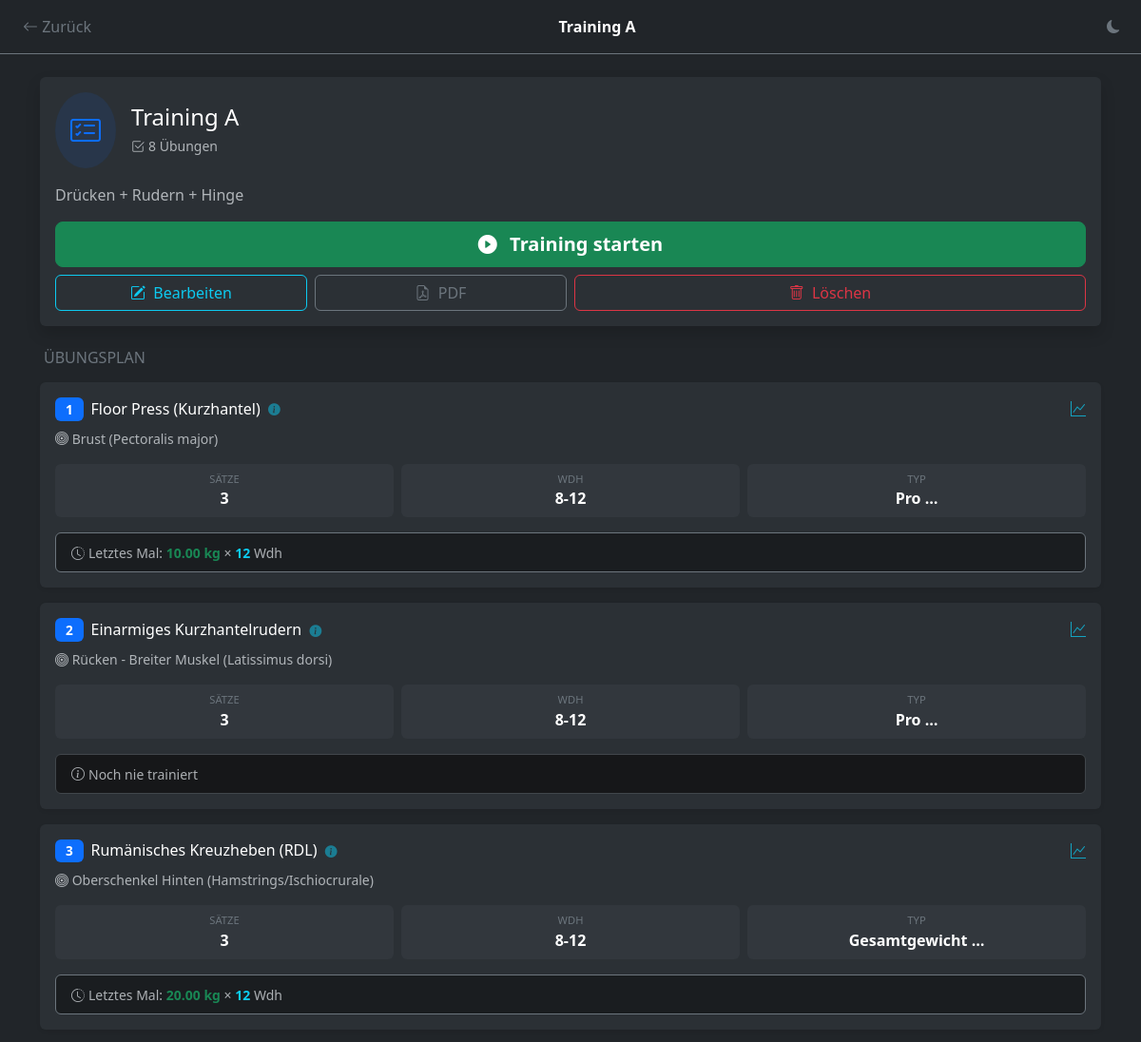
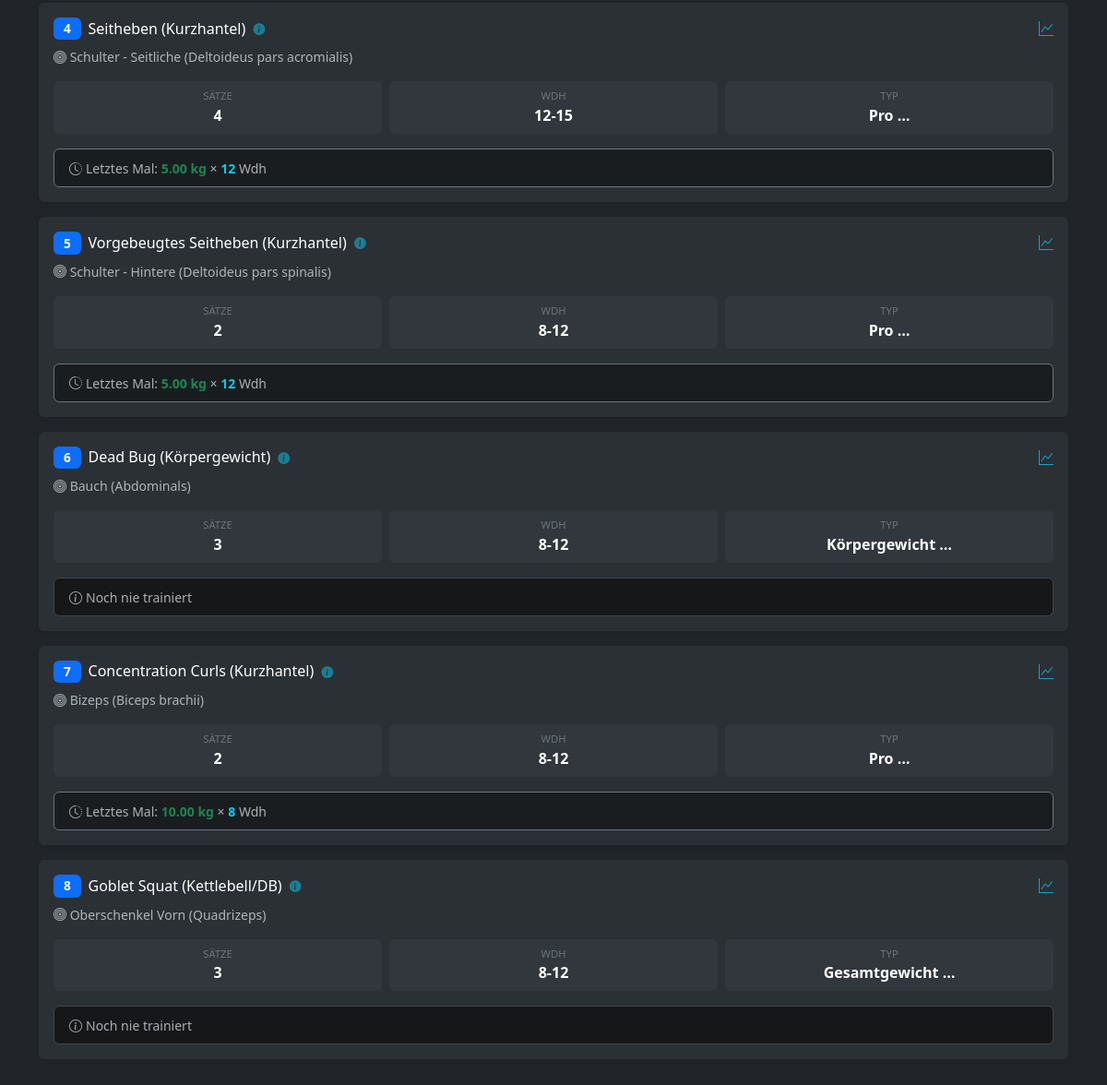
The app's page /plan/3/, older data (2 pictures, top to bottom).
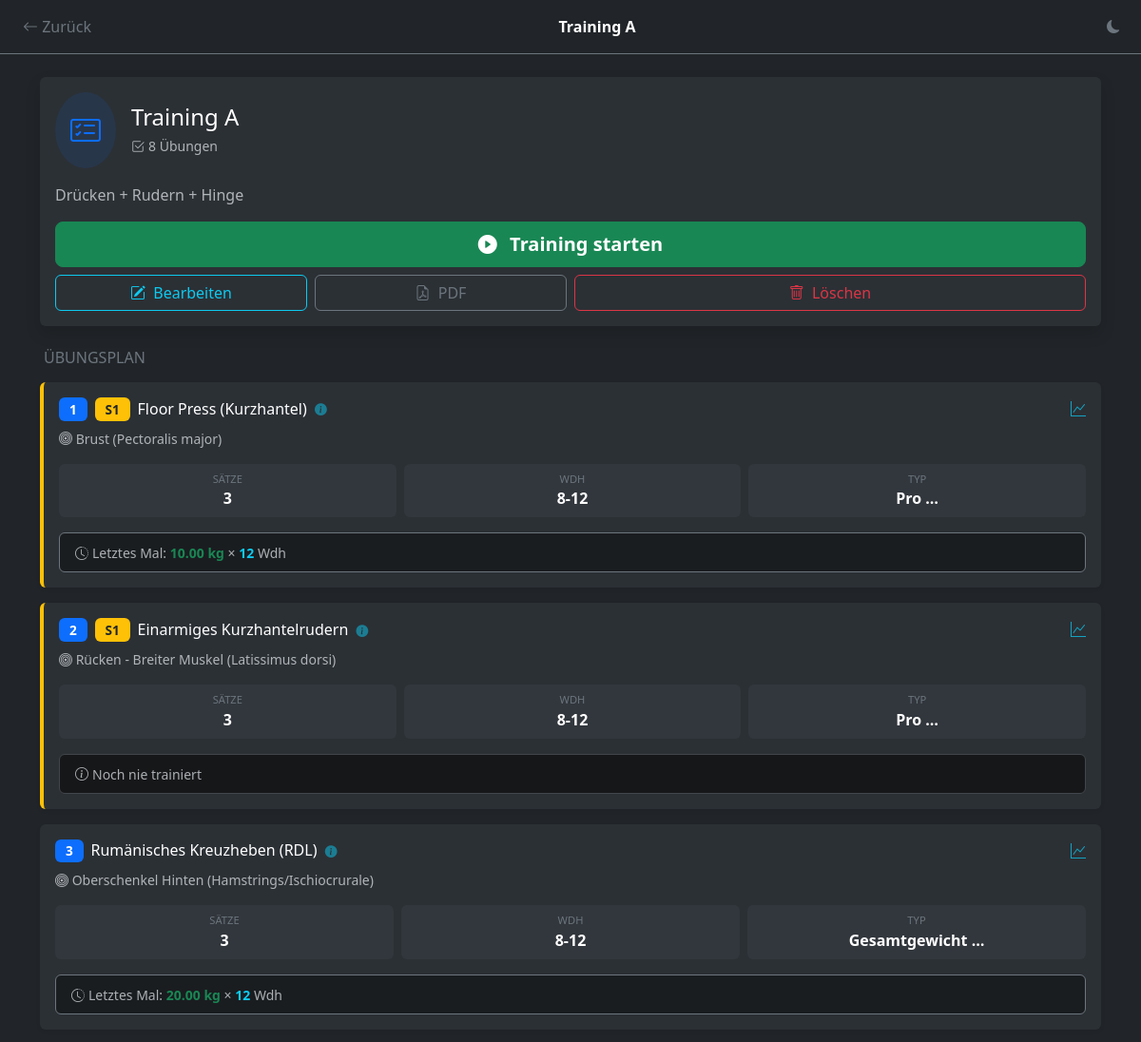
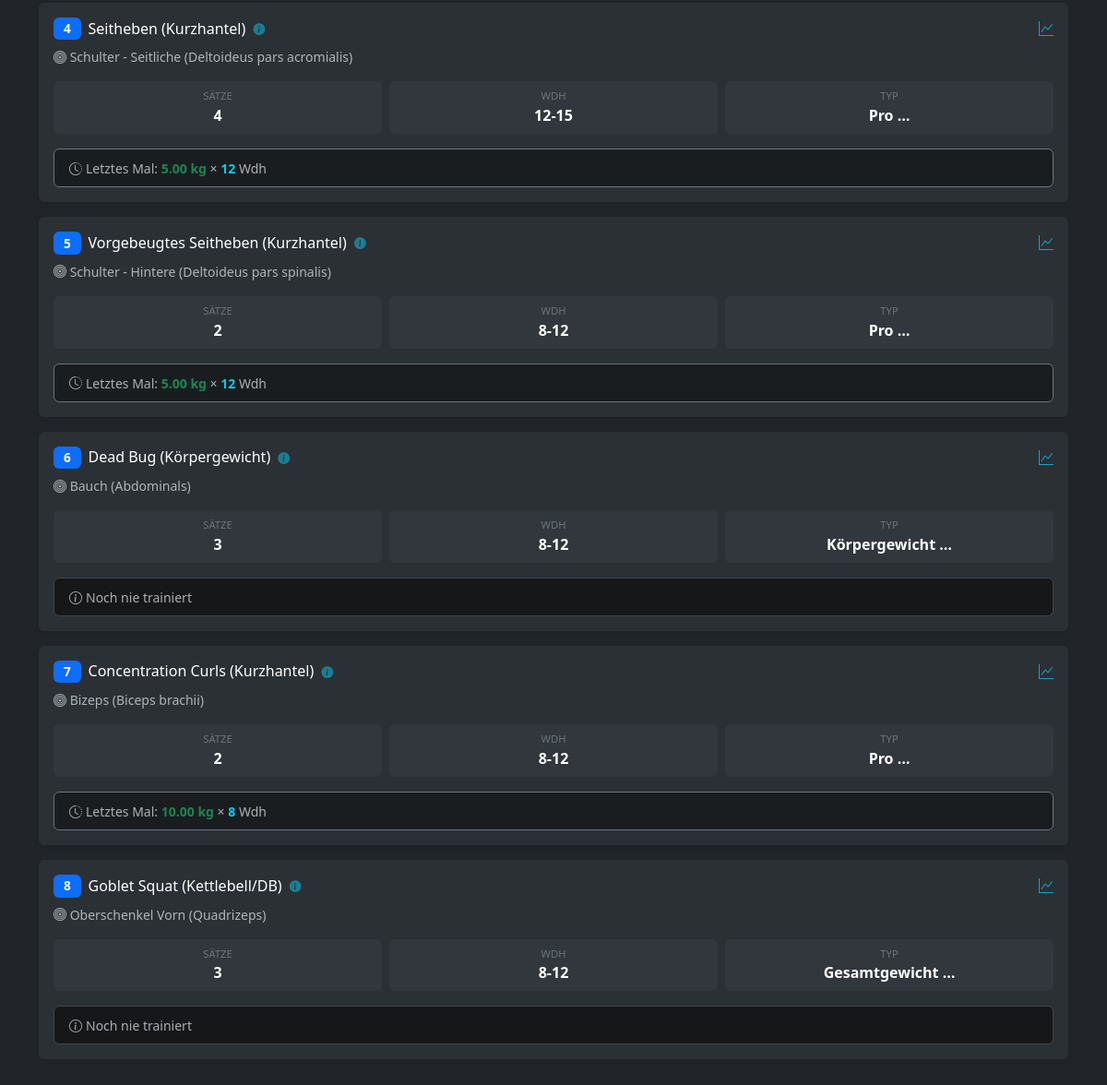
The same page, newer data (2 pictures, top to bottom).
### core/models.py (models this page shows, shortened)
class Plan(models.Model):
    user = models.ForeignKey(User, on_delete=models.CASCADE, related_name="plaene", null=True)
    name = models.CharField(max_length=100, verbose_name="Name des Plans")
    beschreibung = models.TextField(blank=True, verbose_name="Beschreibung")
    erstellt_am = models.DateTimeField(auto_now_add=True)
    class Meta:
        verbose_name = "Trainingsplan"
        verbose_name_plural = "Trainingspläne"

class PlanUebung(models.Model):
    plan = models.ForeignKey(Plan, on_delete=models.CASCADE, related_name="uebungen")
    uebung = models.ForeignKey(Uebung, on_delete=models.CASCADE, verbose_name="Übung")
    reihenfolge = models.PositiveIntegerField(default=1, verbose_name="Reihenfolge")
    trainingstag = models.CharField(max_length=100, blank=True, verbose_name="Trainingstag/Session")
    saetze_ziel = models.PositiveIntegerField(default=3, verbose_name="Geplante Sätze")
    wiederholungen_ziel = models.CharField(max_length=50, blank=True, verbose_name="Ziel-Wdh (z.B. 8-12)")
    superset_gruppe = models.PositiveIntegerField(
        default=0,
        verbose_name="Superset-Gruppe",
        help_text="0 = keine Gruppe, 1-9 = Gruppennummer für Supersätze"
    )
    class Meta:
        verbose_name = "Plan-Übung"
        verbose_name_plural = "Plan-Übungen"
        ordering = ['reihenfolge']

class Uebung(models.Model):
    bezeichnung = models.CharField(max_length=100, unique=True, verbose_name="Name der Übung")
    muskelgruppe = models.CharField(max_length=50, choices=MUSKELGRUPPEN, verbose_name="Hauptmuskel")
    hilfsmuskeln = models.JSONField(default=list, blank=True, verbose_name="Hilfsmuskelgruppen")
    gewichts_typ = models.CharField(max_length=20, choices=GEWICHTS_TYP, default='GESAMT', verbose_name="Gewichtsart")
    bewegungstyp = models.CharField(max_length=20, choices=BEWEGUNGS_TYP, default='ISOLATION', verbose_name="Bewegungsmuster")
    equipment = models.ManyToManyField(Equipment, related_name="uebungen", blank=True, verbose_name="Benötigtes Equipment")
    beschreibung = models.TextField(blank=True, verbose_name="Anleitung / Notizen")
    bild = models.ImageField(upload_to='uebungen_bilder/', blank=True, null=True, verbose_name="Foto/Grafik")
    video_link = models.URLField(blank=True, null=True, verbose_name="YouTube Link")
    favoriten = models.ManyToManyField(User, related_name="favoriten_uebungen", blank=True)
    erstellt_am = models.DateTimeField(auto_now_add=True)
    class Meta:
        verbose_name = "Übung"
        verbose_name_plural = "Übungen"
        ordering = ['bezeichnung']

class Satz(models.Model):
    einheit = models.ForeignKey(Trainingseinheit, on_delete=models.CASCADE, related_name="saetze")
    uebung = models.ForeignKey(Uebung, on_delete=models.PROTECT, verbose_name="Übung")
    satz_nr = models.PositiveIntegerField(default=1, verbose_name="Satz Nr.")
    gewicht = models.DecimalField(max_digits=6, decimal_places=2, verbose_name="Gewicht (kg)")
    wiederholungen = models.PositiveIntegerField(verbose_name="Wdh.")
    ist_aufwaermsatz = models.BooleanField(default=False, verbose_name="Warmup")
    rpe = models.DecimalField(
        max_digits=3,
        decimal_places=1,
        blank=True,
        null=True,
        verbose_name="RPE (1-10)",
        validators=[MinValueValidator(1.0), MaxValueValidator(10.0)]
    )
    notiz = models.TextField(blank=True, null=True, verbose_name="Notiz", max_length=500)
    superset_gruppe = models.PositiveIntegerField(
        default=0,
        verbose_name="Superset-Gruppe",
        help_text="0 = keine Gruppe, 1-9 = Gruppennummer für Supersätze"
    )
    class Meta:
        verbose_name = "Satz"
        verbose_name_plural = "Sätze"
        ordering = ['einheit', 'satz_nr']
        indexes = [
            models.Index(fields=['uebung', 'einheit']),
        ]

### core/views.py (the view)
# urls.py: path('plan/<int:plan_id>/', views.plan_details, name='plan_details'),
def plan_details(request, plan_id):
    plan = get_object_or_404(Plan, id=plan_id)
    plan_uebungen = plan.uebungen.all().order_by('reihenfolge')
    uebungen_mit_historie = []
    for plan_uebung in plan_uebungen:
        letzter_satz = Satz.objects.filter(
            uebung=plan_uebung.uebung,
            ist_aufwaermsatz=False
        ).order_by('-einheit__datum').first()
        uebungen_mit_historie.append({
            'plan_uebung': plan_uebung,
            'letztes_gewicht': letzter_satz.gewicht if letzter_satz else None,
            'letzte_wdh': letzter_satz.wiederholungen if letzter_satz else None,
        })
    context = {
        'plan': plan,
        'uebungen_mit_historie': uebungen_mit_historie,
    }
    return render(request, 'core/plan_details.html', context)

### core/templates/core/plan_details.html (shortened to what this page needs)
{% load static %}
<!doctype html>
<html lang="de" data-bs-theme="dark" id="htmlRoot">
  <head>
    <link href="https://cdn.jsdelivr.net/npm/bootstrap@5.3.3/dist/css/bootstrap.min.css" rel="stylesheet">
    <link rel="stylesheet" href="https://cdn.jsdelivr.net/npm/bootstrap-icons@1.11.3/font/bootstrap-icons.min.css">
    <link rel="stylesheet" href="{% static 'core/css/theme-styles.css' %}">
  </head>
  <body>
    <nav class="navbar navbar-dark bg-dark border-bottom border-secondary mb-4">
      <div class="container-fluid">
        <a class="btn btn-outline-secondary border-0" href="{% url 'training_select_plan' %}">
            <i class="bi bi-arrow-left"></i> Zurück
        </a>
        <span class="navbar-text text-white fw-bold text-truncate" style="max-width: 200px;">
            {{ plan.name }}
        </span>
        <div style="width: 40px;">            <button onclick="toggleTheme()" class="btn btn-sm btn-outline-secondary border-0 ms-2" title="Theme wechseln">
              <i class="bi bi-moon-fill" id="themeIcon"></i>
            </button>
</div>
      </div>
    </nav>
    <div class="container pb-5">
        <div class="card card-stat border-primary mb-4 shadow">
            <div class="card-body">
                <div class="d-flex align-items-center mb-3">
                    <div class="bg-primary bg-opacity-10 rounded-circle p-3 me-3">
                        <i class="bi bi-card-checklist fs-2 text-primary"></i>
                    </div>
                    <div>
                        <h4 class="mb-1">{{ plan.name }}</h4>
                        <small class="text-muted">
                            <i class="bi bi-check2-square me-1"></i>{{ uebungen_mit_historie|length }} Übungen
                        </small>
                    </div>
                </div>
                {% if plan.beschreibung %}
                <p class="text-muted mb-3">{{ plan.beschreibung }}</p>
                {% endif %}
                <div class="d-grid gap-2">
                    <a href="{% url 'training_start_plan' plan.id %}" class="btn btn-success btn-lg fw-bold">
                        <i class="bi bi-play-circle-fill me-2"></i> Training starten
                    </a>
                    <div class="row g-2">
                        <div class="col-6 col-md-3">
                            <a href="{% url 'edit_plan' plan.id %}" class="btn btn-outline-info w-100">
                                <i class="bi bi-pencil-square me-1"></i> Bearbeiten
                            </a>
                        </div>
                        <div class="col-6 col-md-3">
                            <a href="{% url 'export_plan_pdf' plan.id %}" class="btn btn-outline-secondary w-100" target="_blank">
                                <i class="bi bi-file-earmark-pdf me-1"></i> PDF
                            </a>
                        </div>
                        <div class="col-12 col-md-6">
                            <button class="btn btn-outline-danger w-100" data-bs-toggle="modal" data-bs-target="#deletePlanModal">
                                <i class="bi bi-trash me-1"></i> Löschen
                            </button>
                        </div>
                    </div>
                </div>
            </div>
        </div>
        <h6 class="text-secondary mb-3 ps-1 text-uppercase">Übungsplan</h6>
        {% for item in uebungen_mit_historie %}
        <div class="card card-stat border-secondary mb-3 shadow-sm {% if item.plan_uebung.superset_gruppe > 0 %}superset-group-{{ item.plan_uebung.superset_gruppe }}{% endif %}">
            <div class="card-body">
                <div class="d-flex justify-content-between align-items-start mb-2">
                    <div class="d-flex align-items-center">
                        <span class="badge bg-primary me-2">{{ item.plan_uebung.reihenfolge }}</span>
                        {% if item.plan_uebung.superset_gruppe > 0 %}
                            <span class="badge bg-warning text-dark superset-badge me-2">S{{ item.plan_uebung.superset_gruppe }}</span>
                        {% endif %}
                        <h6 class="mb-0 text-white">
                            <a href="#" class="text-decoration-none text-white exercise-link"
                               data-exercise-id="{{ item.plan_uebung.uebung.id }}"
                               title="Übungsdetails anzeigen">
                                {{ item.plan_uebung.uebung.bezeichnung }}
                                <i class="bi bi-info-circle-fill text-info opacity-50 ms-1"></i>
                            </a>
                        </h6>
                    </div>
                    <a href="{% url 'exercise_stats' item.plan_uebung.uebung.id %}"
                       class="text-info text-decoration-none opacity-75">
                        <i class="bi bi-graph-up"></i>
                    </a>
                </div>
                <small class="text-muted d-block mb-3">
                    <i class="bi bi-bullseye"></i> {{ item.plan_uebung.uebung.get_muskelgruppe_display }}
                </small>
                <div class="row g-2 mb-3">
                    <div class="col-4">
                        <div class="bg-secondary bg-opacity-10 rounded p-2 text-center">
                            <small class="text-secondary d-block" style="font-size: 0.7rem;">SÄTZE</small>
                            <strong class="text-white">{{ item.plan_uebung.saetze_ziel }}</strong>
                        </div>
                    </div>
                    <div class="col-4">
                        <div class="bg-secondary bg-opacity-10 rounded p-2 text-center">
                            <small class="text-secondary d-block" style="font-size: 0.7rem;">WDH</small>
                            <strong class="text-white">{{ item.plan_uebung.wiederholungen_ziel|default:"--" }}</strong>
                        </div>
                    </div>
                    <div class="col-4">
                        <div class="bg-secondary bg-opacity-10 rounded p-2 text-center">
                            <small class="text-secondary d-block" style="font-size: 0.7rem;">TYP</small>
                            <strong class="text-white">{{ item.plan_uebung.uebung.get_gewichts_typ_display|truncatewords:1 }}</strong>
                        </div>
                    </div>
                </div>
                {% if item.letztes_gewicht %}
                <div class="alert alert-dark border-secondary mb-0 py-2 px-3">
                    <small class="text-muted">
                        <i class="bi bi-clock-history me-1"></i>Letztes Mal:
                        <strong class="text-success">{{ item.letztes_gewicht }} kg</strong> ×
                        <strong class="text-info">{{ item.letzte_wdh }}</strong> Wdh
                    </small>
                </div>
                {% else %}
                <div class="alert alert-secondary mb-0 py-2 px-3">
                    <small class="text-muted">
                        <i class="bi bi-info-circle me-1"></i>Noch nie trainiert
                    </small>
                </div>
                {% endif %}
            </div>
        </div>
        {% endfor %}
    </div>
  </body>
</html>

### core/static/core/css/theme-styles.css (style rules this page uses)
.card-stat { border: none; }
[data-bs-theme="dark"] .card-stat { background-color: #2b3035; color: #fff; }
[data-bs-theme="dark"] .card { background-color: #2b3035; color: #fff; }

### core/templates/core/plan_details.html (style rules this page uses)
.superset-group-1 { border-left: 4px solid #ffc107 !important; }
.superset-badge { font-size: 0.65rem; padding: 0.15rem 0.4rem; font-weight: bold; }

### core/templates/core/exercise_info_modal.html (style rules this page uses)
.exercise-link { cursor: pointer; color: #0d6efd; text-decoration: none; transition: all 0.2s; }
.exercise-link i { font-size: 0.8em; opacity: 0.6; margin-left: 0.25rem; }
.badge { font-size: 0.85rem; padding: 0.4em 0.8em; }

Row changes from the older to the newer data that the page shows:
removed PlanUebung: plan_uebung.reihenfolge "1", plan_uebung.uebung.bezeichnung "Floor Press (Kurzhantel)", plan_uebung.uebung.muskelgruppe "Brust (Pectoralis major)", plan_uebung.saetze_ziel "3", plan_uebung.wiederholungen_ziel "8-12", plan_uebung.uebung.gewichts_typ "Pro …", letztes_gewicht "10.00", letzte_wdh "12"
removed PlanUebung: plan_uebung.reihenfolge "2", plan_uebung.uebung.bezeichnung "Einarmiges Kurzhantelrudern", plan_uebung.uebung.muskelgruppe "Rücken - Breiter Muskel (Latissimus dorsi)", plan_uebung.saetze_ziel "3", plan_uebung.wiederholungen_ziel "8-12", plan_uebung.uebung.gewichts_typ "Pro …", shows "Noch nie trainiert"
added PlanUebung: plan_uebung.reihenfolge "1", plan_uebung.superset_gruppe "1", plan_uebung.uebung.bezeichnung "Floor Press (Kurzhantel)", plan_uebung.uebung.muskelgruppe "Brust (Pectoralis major)", plan_uebung.saetze_ziel "3", plan_uebung.wiederholungen_ziel "8-12", plan_uebung.uebung.gewichts_typ "Pro …", letztes_gewicht "10.00", letzte_wdh "12"
added PlanUebung: plan_uebung.reihenfolge "2", plan_uebung.superset_gruppe "1", plan_uebung.uebung.bezeichnung "Einarmiges Kurzhantelrudern", plan_uebung.uebung.muskelgruppe "Rücken - Breiter Muskel (Latissimus dorsi)", plan_uebung.saetze_ziel "3", plan_uebung.wiederholungen_ziel "8-12", plan_uebung.uebung.gewichts_typ "Pro …", shows "Noch nie trainiert"
